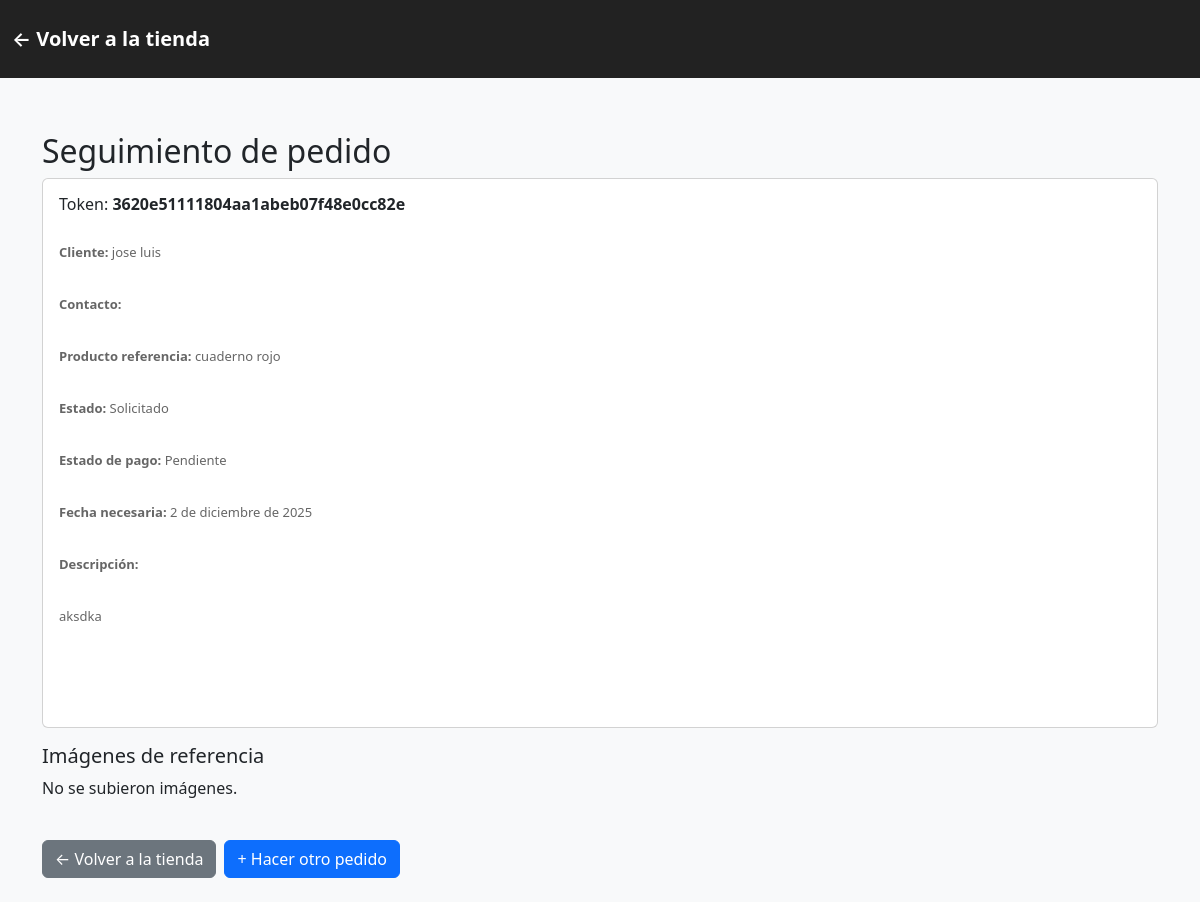
/pedido/3620e51111804aa1abeb07f48e0cc82e/, run on the app's committed database.
### myApp/models.py (models this page shows, shortened)
class Orden(models.Model):
    ESTADO_CHOICES = (
        ('solicitado', 'Solicitado'),
        ('en_proceso', 'En proceso'),
        ('completado', 'Completado'),
        ('cancelado', 'Cancelado'),
    )
    PAGO_CHOICES = (
        ('pendiente', 'Pendiente'),
        ('pagado', 'Pagado'),
    )
    CONTACTO_TIPO_CHOICES = (
        ('whatsapp', 'WhatsApp'),
        ('facebook', 'Facebook'),
        ('instagram', 'Instagram'),
        ('presencial', 'Presencial'),
        ('web', 'Sitio Web'),
        ('otros', 'Otros'),
    )
    token = models.CharField(
        max_length=48,
        unique=True,
        editable=False,
        default=generate_token
    )
    cliente_nombre = models.CharField(
        max_length=200,
        default='',
        blank=True
    )
    contacto_tipo = models.CharField(
        max_length=20,
        choices=CONTACTO_TIPO_CHOICES
    )
    contacto_valor = models.CharField(
        max_length=200,
        blank=True
    )
    producto_referencia = models.ForeignKey(
        'Producto',
        null=True,
        blank=True,
        on_delete=models.SET_NULL
    )
    descripcion = models.TextField(blank=True)
    plataforma = models.CharField(
        max_length=100,
        default='pagina web'
    )
    fecha_necesaria = models.DateField(
        null=True,
        blank=True
    )
    estado = models.CharField(
        max_length=20,
        choices=ESTADO_CHOICES,
        default='solicitado',
        verbose_name='Estado del pedido'
    )
    estado_pago = models.CharField(
        max_length=20,
        choices=PAGO_CHOICES,
        default='pendiente',
        verbose_name='Estado de pago'
    )
    creado = models.DateTimeField(auto_now_add=True)
    actualizado = models.DateTimeField(auto_now=True)
    class Meta:
        verbose_name = 'Orden'
        verbose_name_plural = 'Órdenes'
        ordering = ['-creado']

class Producto(models.Model):
    categoria = models.ForeignKey(Categoria, on_delete=models.CASCADE, related_name='productos')
    nombre = models.CharField(max_length=150)
    descripcion = models.TextField(blank=True)
    precio = models.DecimalField(max_digits=10, decimal_places=2)
    stock = models.PositiveIntegerField(default=0)
    activo = models.BooleanField(default=True)

### myApp/views.py (the view)
# urls.py: path('pedido/<str:token>/', views.seguimiento_pedido, name='seguimiento_pedido'),
def seguimiento_pedido(request, token):
    orden = get_object_or_404(Orden, token=token)
    context = {
        'orden': orden,
    }
    return render(request, 'seguimiento_pedido.html', context)

### templates/seguimiento_pedido.html (shortened to what this page needs)
{% load static %}
<!DOCTYPE html>
<html lang="es">
<head>
    <link href="https://cdn.jsdelivr.net/npm/bootstrap@5.3.0/dist/css/bootstrap.min.css" rel="stylesheet">
    <link rel="stylesheet" href="{% static 'css/styles.css' %}">
</head>
<body>
<div class="header">
    <div class="container">
        <a href="{% url 'home' %}" class="header-back">← Volver a la tienda</a>
    </div>
</div>
<div class="container py-4">
    <h2>Seguimiento de pedido</h2>
    <div class="card mb-3">
        <div class="card-body">
            <h5>Token: <strong>{{ orden.token }}</strong></h5>
            <p><strong>Cliente:</strong> {{ orden.cliente_nombre }}</p>
            <p><strong>Contacto:</strong> {{ orden.contacto }}</p>
            <p><strong>Producto referencia:</strong> {% if orden.producto_referencia %}{{ orden.producto_referencia.nombre }}{% else %}—{% endif %}</p>
            <p><strong>Estado:</strong> {{ orden.get_estado_display }}</p>
            <p><strong>Estado de pago:</strong> {{ orden.get_estado_pago_display }}</p>
            {% if orden.fecha_necesaria %}<p><strong>Fecha necesaria:</strong> {{ orden.fecha_necesaria }}</p>{% endif %}
            <p><strong>Descripción:</strong><br>{{ orden.descripcion|linebreaks }}</p>
        </div>
    </div>
    <h5>Imágenes de referencia</h5>
    <div class="row mb-4">
        {% for img in orden.imagenes.all %}
            <div class="col-md-3 mb-3">
                <a href="{{ img.imagen.url }}" target="_blank">
                    <img src="{{ img.imagen.url }}" class="img-fluid img-thumbnail">
                </a>
            </div>
        {% empty %}
            <p>No se subieron imágenes.</p>
        {% endfor %}
    </div>
    <div class="d-flex gap-2 mt-4">
        <a href="{% url 'home' %}" class="btn btn-secondary">← Volver a la tienda</a>
        <a href="{% url 'home' %}" class="btn btn-primary">+ Hacer otro pedido</a>
    </div>
</div>
</body>
</html>

### static/css/styles.css (style rules this page uses)
body { background: #f8f9fa; }
.header { background: #222; padding: 24px 0; color: white; margin-bottom: 30px; }
.header .container { max-width: 1200px; margin: 0 auto; display: flex; justify-content: space-between; align-items: center; }
.header-back { color: #fff; text-decoration: none; font-size: 20px; font-weight: 600; display: inline-block; transition: opacity 0.3s; }
.card-body h5 { font-size: 16px; height: 40px; overflow: hidden; display: -webkit-box; -webkit-line-clamp: 2; -webkit-box-orient: vertical; }
.card-body p { font-size: 13px; color: #666; height: 36px; overflow: hidden; display: -webkit-box; -webkit-line-clamp: 2; -webkit-box-orient: vertical; }

### data on the page
Orden: token "3620e51111804aa1abeb07f48e0cc82e", cliente_nombre "jose luis", producto_referencia.nombre "cuaderno rojo", estado "Solicitado", estado_pago "Pendiente", fecha_necesaria "2 de diciembre de 2025", descripcion "aksdka"
